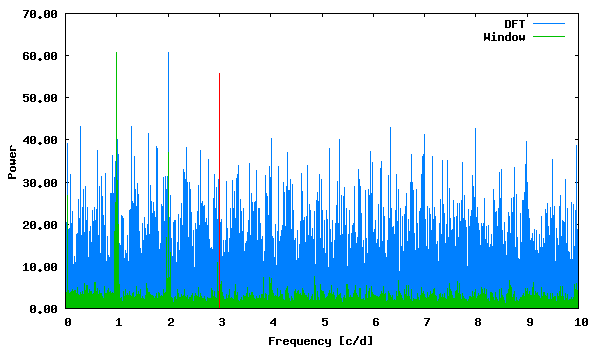

This chart was generated by the following gnuplot code:
set term png size 600,350 medium
set colors classic
set output "phase_lc_13.deeming.png"
set xlabel "Frequency [c/d]"
set ylabel "Power"
set format y "%5.2f"
plot "deeming.periodogram" using 1:2 with lines linecolor 3 title "DFT", "deeming.periodogram" using 1:3 with lines linecolor 2 title "Window", "<echo '3.006429 55.72366988'" with impulses linecolor 1 title ""
 
